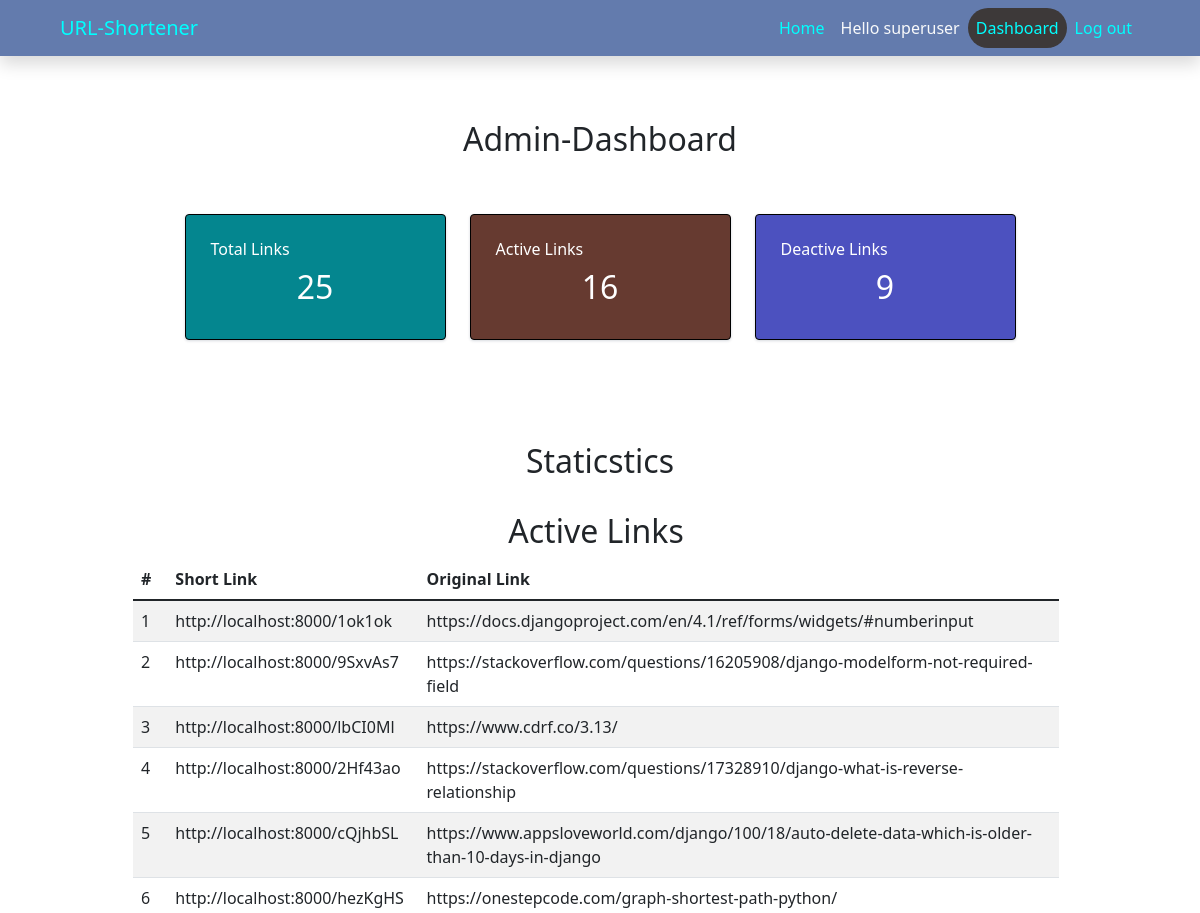
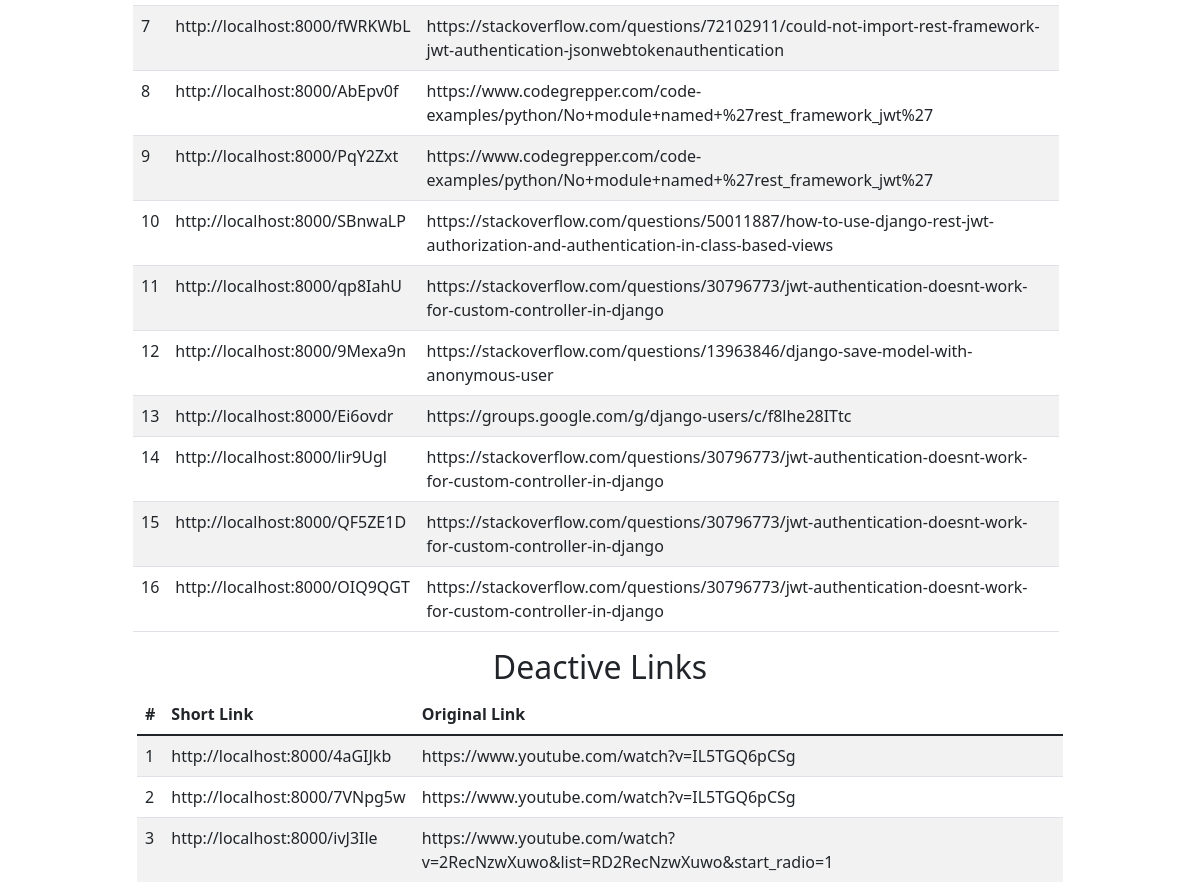
Before: /user/dashboard/1 (signed in, upper part) with the older database file (2 pictures, top to bottom).
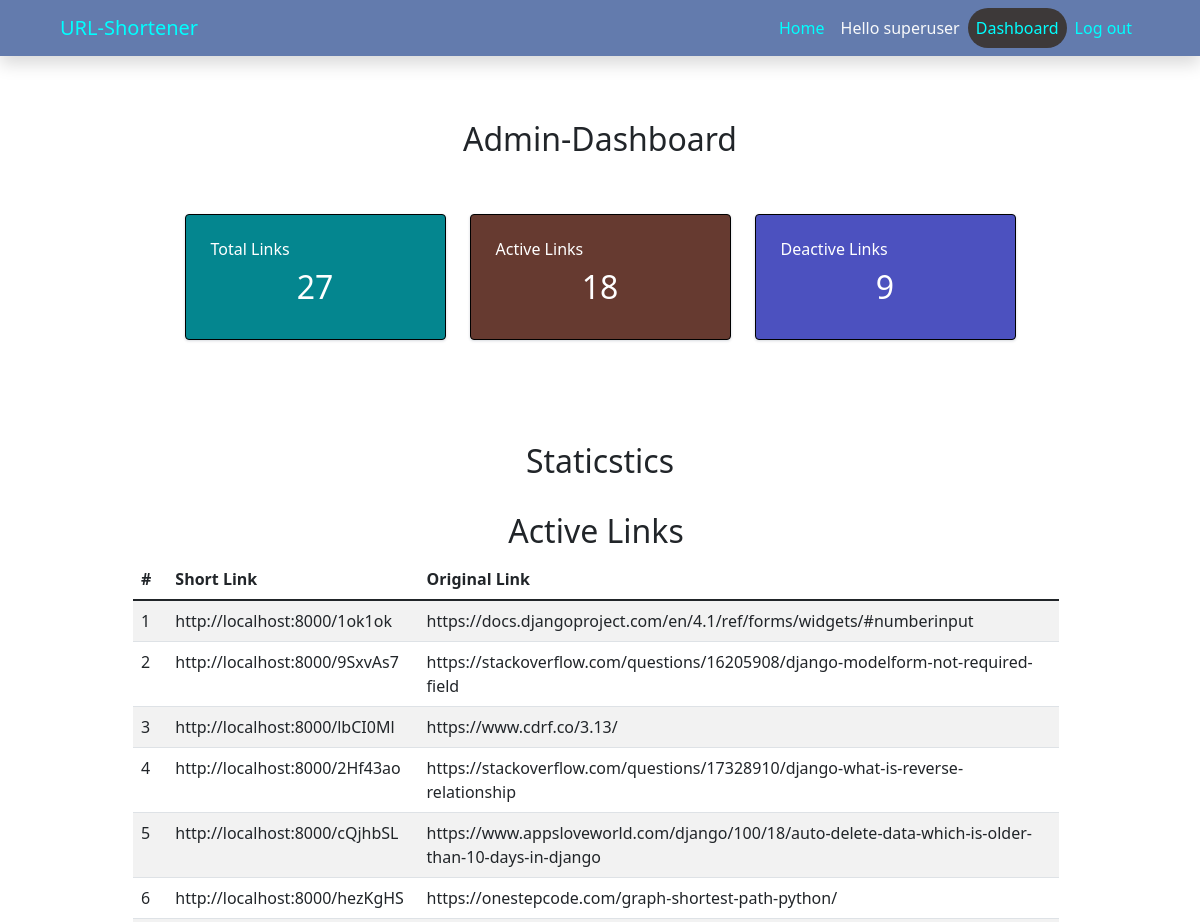
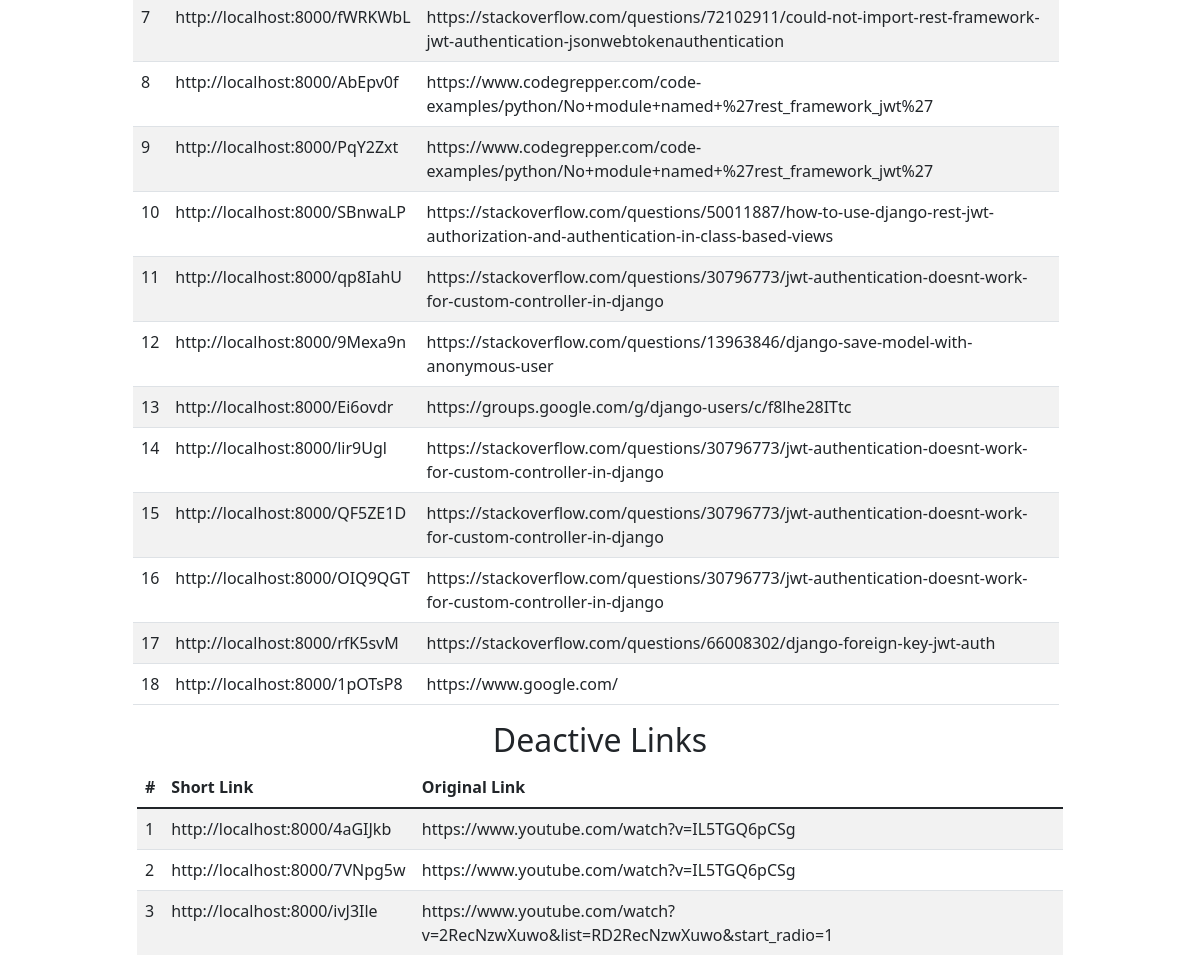
After: the same page with the newer database file (2 pictures, top to bottom).
### urlShortener/models.py (models this page shows, shortened)
class ShortURLS(models.Model):
    user = models.ForeignKey(User, on_delete=models.CASCADE, default=2)
    created_at = models.DateTimeField(auto_now_add=True)
    expiration_day = models.IntegerField(default=1)
    long_url = models.URLField()
    short_url = models.CharField(max_length=15, unique=True, blank=True)
    is_deleted = models.BooleanField(default=False)
    def get_short_absolute_url(self):
        new_url = settings.DEFAULT_DOMAIN+'/'+self.short_url
        return new_url

### subscriber/views.py (the view)
# urls.py: path('dashboard/<int:pk>', dashboard, name='dashboard')
def dashboard(request, pk):
	template = 'customer/dashboard.html'
	print('url=> ', request.get_host)
	context = {}
	all_urls = ShortURLS.objects.filter(user_id=pk)
	if request.user.is_superuser:
		all_urls = ShortURLS.objects.all()
	total_urls = all_urls.count()
	active_urls = all_urls.filter(is_deleted=False)
	deactive_urls = all_urls.filter(is_deleted=True)
	total_active_urls = active_urls.count()
	total_deactive_urls = deactive_urls.count()
	context['total_urls'] = total_urls
	context['active_urls'] = active_urls
	context['deactive_urls'] = deactive_urls
	context['total_active_urls'] = total_active_urls
	context['total_deactive_urls'] = total_deactive_urls
	return render(request, template, context )

### templates/customer/dashboard.html (shortened to what this page needs)
{% extends 'base.html' %}
{% block content %}
<head>
</head>
<section class="container" style="min-height:720px;">
    <br><br>
    {% if user.is_superuser %}
    <h2 class="text-center">Admin-Dashboard</h2>
    {% else %}
    <h2 class="text-center">My-Dashboard</h2>
    {% endif %}
    <br><br>
    <div class="row justify-content-center">
        <div class="col-md-4 col-xl-3">
            <div class="card bg-c-blue order-card">
                <div class="card-block">
                    <h6 class="m-b-20"> Total Links</h6>
                    <h2 class="text-center"><span>{{total_urls}}</span></h2>
                </div>
            </div>
        </div>
        <div class="col-md-4 col-xl-3">
            <div class="card bg-c-pink order-card">
                <div class="card-block">
                    <h6 class="m-b-20"> Active Links</h6>
                    <h2 class="text-center"><span>{{total_active_urls}}</span></h2>
                </div>
            </div>
        </div>
        <div class="col-md-4 col-xl-3">
            <div class="card bg-c-green order-card">
                <div class="card-block">
                    <h6 class="m-b-20"> Deactive Links</h6>
                    <h2 class="text-center"><span>{{total_deactive_urls}}</span></h2>
                </div>
            </div>
        </div>
    </div>
    <br><br><br>
    <h2 class="text-center">Staticstics</h2>
    <br>
    <div class="row justify-content-center">
        <div class="col-md-10 me-2">
            <h2 class="text-center">Active Links</h2>
            <table class="table table-striped table-hover">
                <thead>
                    <tr>
                        <th scope="col">#</th>
                        <th scope="col">Short Link</th>
                        <th scope="col">Original Link</th>
                    </tr>
                </thead>
                <tbody>
                    {% for url in active_urls %}
                    <tr>
                        <td>{{ forloop.counter }}</td>
                        <td>{{ url.get_short_absolute_url }}</td>
                        <td>{{ url.long_url }}</td>
                    </tr>
                    {% endfor %}
                </tbody>
            </table>
        </div>
        {% if total_deactive_urls %}
        <div class="col-md-10">
            <h2 class="text-center">Deactive Links</h2>
            <table class="table table-striped table-hover">
                <thead>
                    <tr>
                        <th scope="col">#</th>
                        <th scope="col">Short Link</th>
                        <th scope="col">Original Link</th>
                    </tr>
                </thead>
                <tbody>
                    {% for url in deactive_urls %}
                    <tr>
                        <td>{{ forloop.counter }}</td>
                        <td>{{ url.get_short_absolute_url }}</td>
                        <td>{{ url.long_url }}</td>
                    </tr>
                    {% endfor %}
                </tbody>
            </table>
        </div>
        {% endif %}
    </div>
</section>
{% endblock %}

Changed rows visible on the page:
added ShortURLS: get_short_absolute_url "http://localhost:8000/rfK5svM", long_url "https://stackoverflow.com/questions/66008302/django-foreign-key-jwt-auth", shown under "Active Links"
added ShortURLS: get_short_absolute_url "http://localhost:8000/1pOTsP8", long_url "https://www.google.com/", shown under "Active Links"
Other visible differences:
{{ total_urls }}: "25" → "27"
{{ total_active_urls }}: "16" → "18"
